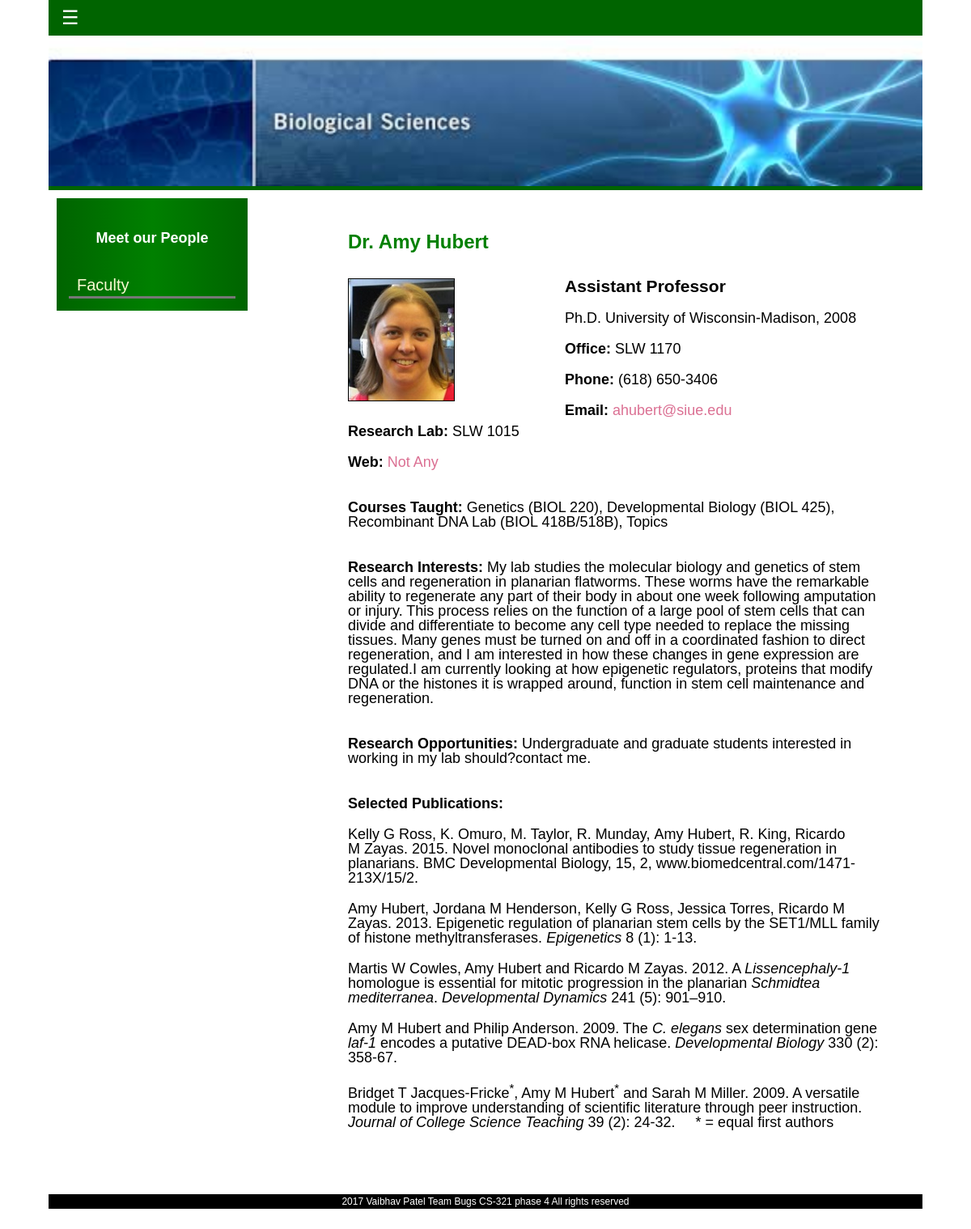
The page /facultyinfo.php?id=ahubert@siue.edu on the database its author committed.
### tables this page shows
CREATE TABLE `faculty` (
  `name` varchar(255) NOT NULL,
  `status` varchar(255) NOT NULL,
  `education` varchar(255) NOT NULL,
  `office` varchar(25) NOT NULL,
  `researchlab` varchar(25) NOT NULL,
  `phone` varchar(15) NOT NULL,
  `email` varchar(50) NOT NULL,
  `web` varchar(100) NOT NULL,
  `coursetaught` varchar(1000) NOT NULL,
  `researchinterests` text NOT NULL,
  `researchopportunities` text NOT NULL,
  `selectedpublications` text NOT NULL,
  `imagelink` varchar(50) NOT NULL,
  `interest` text NOT NULL
);

### facultyinfo.php (the view, shortened to what this page needs)
<?php
    $get_email = $_GET["id"];
    $query = sprintf("SELECT * FROM faculty
    WHERE email='%s'",$get_email);
    $search_result = get_faculty($query);
    function get_faculty($query)
    {
        $conn = mysqli_connect("localhost","root","password","teambugsphase4");
        $faculty = mysqli_query($conn, $query);
        return $faculty;
    }
?>
<?php
    include("../php/inc.header.php");
?>
    <body>
        <div id="content_wrapper">
            <div id="sidebar">
                    <h2>Meet our People</h2>
                    <ul class="side_menu">
                        <li><a href="../faculty/faculty.php">Faculty</a></li>
                    </ul>
            </div>
            <div id="content">
            	<div class="post_section">
                     <div class="post_content">
                        <?php while($row = mysqli_fetch_array($search_result)):?>
                         <h2><?php echo $row['name'];?></h2>
                         <div>
                         <div class="facultyinfoleft">
                             <img src="<?php echo $row['imagelink'];?>"></div>
                         <div class="facultyinforight">
                             <h3><?php echo $row['status'];?></h3>
                             <p><?php echo $row['education'];?></p>
                             <p><strong>Office: </strong><?php echo $row['office'];?></p>
                             <p><strong>Phone: </strong><?php echo $row['phone'];?></p>
                             <p><strong>Email: </strong><a href="mailto:<?php echo $row['email'];?>"><?php echo $row['email'];?></a></p>
                         </div>
                         </div>
                         <p><strong>Research Lab: </strong><?php echo $row['researchlab'];?></p>
                         <p><strong>Web: </strong><a href="<?php echo $row['web'];?>" target="_blank"><?php echo $row['web'];?></a></p><br>
                         <p><strong>Courses Taught: </strong><?php echo $row['coursetaught'];?></p><br>
                         <p><strong>Research Interests: </strong><?php echo $row['researchinterests'];?></p><br>
                         <p><strong>Research Opportunities: </strong><?php echo $row['researchopportunities'];?></p><br>
                         <p><strong>Selected Publications: </strong></p>
                         <p><?php echo $row['selectedpublications'];?></p>
                        <?php endwhile; ?>
                </div>
            </div>
        </div>
        </div>
<?php
    include("../php/inc.footer.php");
?>

### styleVaibhav.css (style rules this page uses)
body { margin: 0 5%; padding: 0; line-height: 1.5em; font-family: Tahoma, Geneva, sans-serif; font-size: 12px; background: url("../images/back2.png"); }
h1,h2 { margin: 0; padding: 0; }
p { margin: 0px; padding: 0px; }
img { margin: 0px; padding: 0px; border: none; }
#content_wrapper { clear: both; }
#sidebar { float: left; width: 20%; background-image: linear-gradient( to right, darkgreen, green, darkgreen ); margin-top: 10px; margin-left: 10px; margin-bottom: 10px; padding: 10px; color: white; }
#sidebar h2 { padding: 30px; text-align: center; }
.side_menu { list-style: none; padding: 5px; margin: 0 0 0 0; }
.side_menu li { padding: 0; margin: 0; }
.side_menu li a { display: block; color: lightgoldenrodyellow; padding: 5px 10px; font-size: 20px; border-bottom: 3px solid #777777; }
#content { float: right; width: 75%; background: white; color:black; margin-top: 10px; margin-right: 10px; margin-bottom: 10px; font-size: 18px; }
.post_section { clear: both; position: relative; padding: 0 30px 30px 10px; margin-bottom: 20px; }
.post_section .post_content { padding: 30px 0 0 100px; }
.post_section h2 { color: green; line-height: 120%; font-size: 24px; font-weight: bold; padding: 10px 0 10px 0; }
.post_section p { margin-bottom: 20px; }
.post_section img { margin: 20px 0; border: 1px solid #000; }
.facultyinfoleft { width:40%; height:200px; float:left; position: relative; }
.facultyinforight { width:60%; height:250px; float:right; position: relative; }

### rows shown on the page
faculty: name "Dr. Amy Hubert", imagelink (picture), status "Assistant Professor", education "Ph.D. University of Wisconsin-Madison, 2008", office "SLW 1170", phone "(618) 650-3406", email "ahubert@siue.edu", researchlab "SLW 1015", web "Not Any", coursetaught "Genetics (BIOL 220), Developmental Biology (BIOL 425), Recombinant DNA Lab (BIOL 418B/518B), Topics", researchinterests "My lab studies the molecular biology and genetics of stem cells and regeneration in planarian flatworms. These worms have the remarkable ability to regenerate any part of their body in about one week following amputation or injury. This process relies on the function of a large pool of stem cells that can divide and differentiate to become any cell type needed to replace the missing tissues. Many genes must be turned on and off in a coordinated fashion to direct regeneration, and I am interested in how these changes in gene expression are regulated.I am currently looking at how epigenetic regulators, proteins that modify DNA or the histones it is wrapped around, function in stem cell…", researchopportunities "Undergraduate and graduate students interested in working in my lab should?contact me.", selectedpublications "Kelly G Ross, K. Omuro, M. Taylor, R. Munday, Amy Hubert, R. King, Ricardo M Zayas. 2015. Novel monoclonal antibodies to study tissue regeneration in planarians. BMC Developmental Biology, 15, 2, www.biomedcentral.com/1471-213X/15/2. Amy Hubert, Jordana M Henderson, Kelly G Ross, Jessica Torres, Ricardo M Zayas. 2013. Epigenetic regulation of planarian stem cells by the SET1/MLL family of histone methyltransferases. Epigenetics 8 (1): 1-13. Martis W Cowles, Amy Hubert and Ricardo M Zayas. 2012. A Lissencephaly-1 homologue is essential for mitotic progression in the planarian Schmidtea mediterranea . Developmental Dynamics 241 (5): 901–910. Amy M Hubert and Philip Anderson. 2009. The C.…"

### other values the page prints
$copyright_year "2017"
$copyright_text "Vaibhav Patel Team Bugs CS-321 phase 4 All rights reserved"
